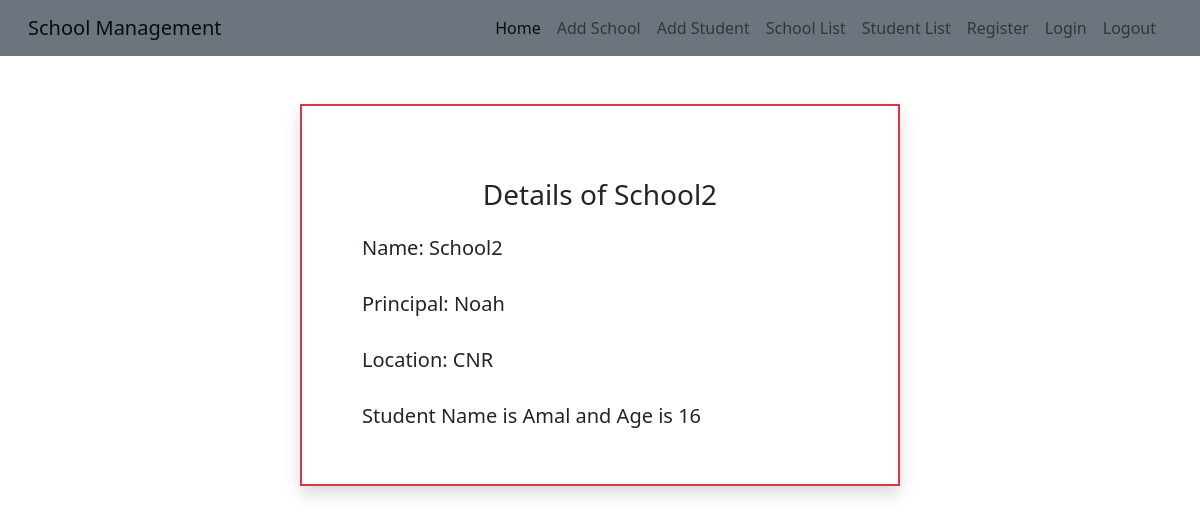
Screenshot of /schooldetails/2 with the database file from the repository.
### schoolapp/models.py (models this page shows, shortened)
class School(models.Model):
    name = models.CharField(max_length=15)
    principal = models.CharField(max_length=15)
    location = models.CharField(max_length=15)

class Student(models.Model):
    name = models.CharField(max_length=15)
    age = models.IntegerField()
    school = models.ForeignKey(School, on_delete=models.CASCADE, related_name="students")

### schoolapp/views.py (the view)
# urls.py: path('schooldetails/<int:pk>',views.SchoolDetails.as_view(),name="schooldetails"),
class SchoolDetails(DetailView):
    model = School
    template_name = 'school_details.html'
    context_object_name = 'sc'

### template/school_details.html
{% extends 'base.html' %}
{% block content %}
<div class="container border border-2 border-danger shadow mt-5 p-5 w-50">
<h3 class="text-center mt-4">Details of {{sc.name}}</h3>
<div class="container mt-4 justify-content-center">
<h5>Name: {{sc.name}}</h5><br>
<h5>Principal: {{sc.principal}}</h5><br>
<h5>Location: {{sc.location}}</h5><br>
  {% for i in sc.students.all %}
  <h5>Student Name is {{i.name}} and Age is {{i.age}}</h5>
  {% endfor %}
</div>
  </div>
{% endblock %}

### rows the page displays
School: name "School2", principal "Noah", location "CNR"
Student: name "Amal", age "16"
